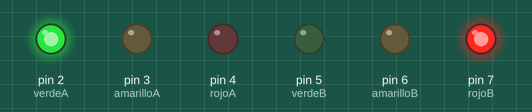
The sketch below on a simulated Arduino Uno, built with avr-gcc and run on an emulated ATmega328P. On the bench: output pins drawn as LEDs (lit = HIGH).

Above: at 2.5 s.
At 7.5 s:
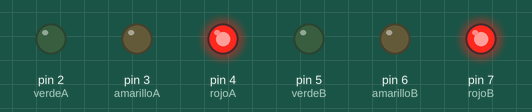
At 9.0 s:
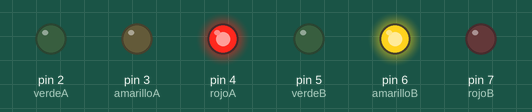
At 12.5 s:
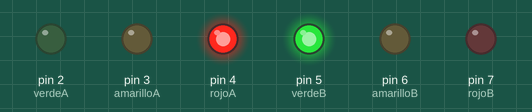
At 19.0 s:
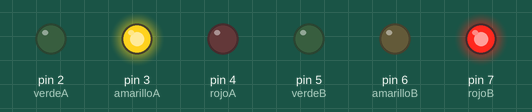
Timing chart, 0 to 26.0 s (numbered marks = the images above):
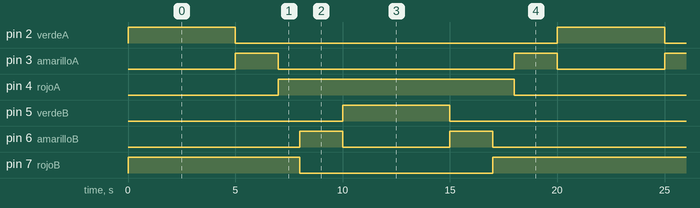

The sketch:

Semaforos_Sincronizados_Con_Delay.ino
```cpp
// Pines del semáforo A
const int verdeA = 2;
const int amarilloA = 3;
const int rojoA = 4;

// Pines del semáforo B
const int verdeB = 5;
const int amarilloB = 6;
const int rojoB = 7;

void setup() {
  // Configurar todos los pines como salida
  pinMode(verdeA, OUTPUT);
  pinMode(amarilloA, OUTPUT);
  pinMode(rojoA, OUTPUT);
  pinMode(verdeB, OUTPUT);
  pinMode(amarilloB, OUTPUT);
  pinMode(rojoB, OUTPUT);
}

void loop() {
  // 1️⃣
  digitalWrite(verdeA, HIGH);
  digitalWrite(rojoB, HIGH);
  digitalWrite(amarilloA, LOW);
  delay(5000); // 5 segundos

  // 2️⃣
  digitalWrite(verdeA, LOW);
  digitalWrite(amarilloA, HIGH);
  delay(2000); // 2 segundos

  // 3️⃣
  digitalWrite(amarilloA, LOW);
  digitalWrite(rojoA, HIGH);
  delay(1000);

  // 4️⃣
  digitalWrite(amarilloB, HIGH);
  digitalWrite(rojoB, LOW);
  delay(2000); // 2 segundos

  // 5️⃣
  digitalWrite(amarilloB, LOW);
  digitalWrite(verdeB, HIGH);
  delay(5000);

  // 6️⃣
  digitalWrite(verdeB, LOW);
  digitalWrite(amarilloB, HIGH);
  delay(2000);

  // 7️⃣
  digitalWrite(amarilloB, LOW);
  digitalWrite(rojoB, HIGH);
  delay(1000);

  // 8️⃣
  digitalWrite(rojoA, LOW);
  digitalWrite(amarilloA, HIGH);
  delay(2000);
  }
```

Measured:
- by itself, pin 2 (verdeA), pin 5 (verdeB): alternates HIGH for 5.0 s and LOW for 15.0 s
- by itself, pin 3 (amarilloA): repeats every 20.0 s: LOW 11.0 s, HIGH 2.0 s, LOW 5.0 s, HIGH 2.0 s
- by itself, pin 4 (rojoA): alternates HIGH for 11.0 s and LOW for 9.0 s
- by itself, pin 6 (amarilloB): repeats every 20.0 s: LOW 5.0 s, HIGH 2.0 s, LOW 11.0 s, HIGH 2.0 s
- by itself, pin 7 (rojoB): repeats every 20.0 s: LOW 9.0 s, HIGH 11.0 s
